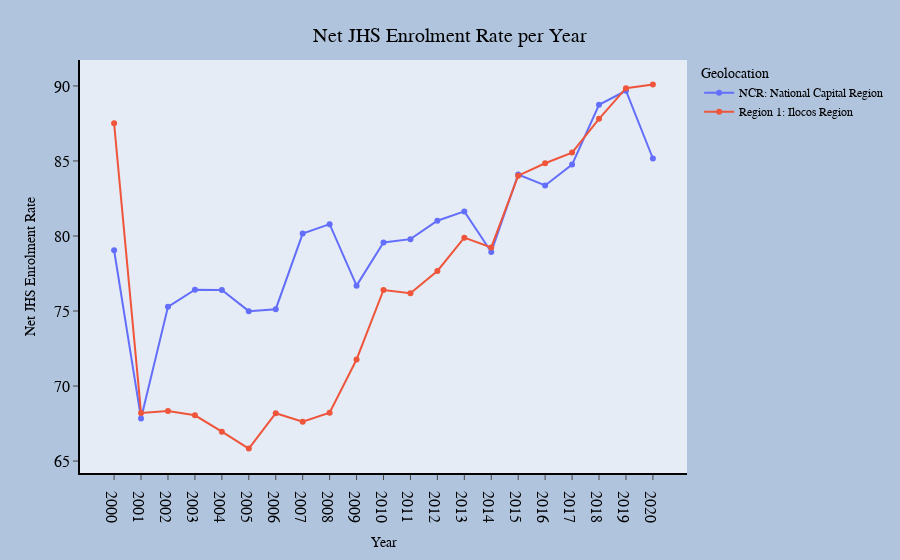
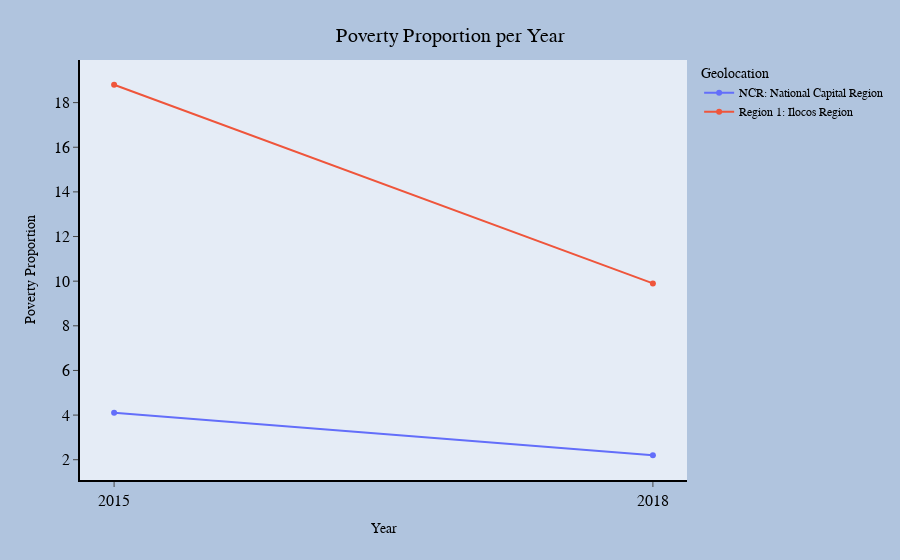

Notebook source saved alongside these figures, in order:
### Code cell
for indicator in indicators_selected:
    label = " ".join (indicator.split (' ') [1 : ])
    df_visualization = two_region [['Geolocation', 'Year', indicator]]
    df_visualization = df_visualization.dropna ()
    
    x_axis_values = df_visualization ['Year'].unique ()
    
    fig = px.line(df_visualization, x='Year', y = indicator, markers=True,
             labels={indicator: label}, color = 'Geolocation') 
    title = " ".join (indicator.split (' ') [1 : ]) + ' per Year'
    fig = line_update_layout (title, label)
    fig.update_xaxes(type='category')
    
    fig.show ()

### Figure 1 — Plotly figure (JSON) as saved in the notebook; plotly's stock layout.template omitted (floating-point values rounded to 4 significant figures)
{"data": [{"hovertemplate": "Geolocation=NCR: National Capital Region<br>Year=%{x}<br>Net JHS Enrolment Rate=%{y}<extra></extra>", "legendgroup": "NCR: National Capital Region", "line": {"color": "#636efa", "dash": "solid"}, "marker": {"symbol": "circle"}, "mode": "lines+markers", "name": "NCR: National Capital Region", "orientation": "v", "showlegend": true, "type": "scatter", "x": [2000, 2001, 2002, 2003, 2004, 2005, 2006, 2007, 2008, 2009, 2010, 2011, 2012, 2013, 2014, 2015, 2016, 2017, 2018, 2019, 2020], "xaxis": "x", "y": [79.05, 67.84, 75.28, 76.42, 76.4, 74.99, 75.12, 80.16, 80.79, 76.69, 79.57, 79.79, 81.02, 81.64, 78.93, 84.1, 83.37, 84.76, 88.74, 89.68, 85.16], "yaxis": "y"}, {"hovertemplate": "Geolocation=Region 1: Ilocos Region<br>Year=%{x}<br>Net JHS Enrolment Rate=%{y}<extra></extra>", "legendgroup": "Region 1: Ilocos Region", "line": {"color": "#EF553B", "dash": "solid"}, "marker": {"symbol": "circle"}, "mode": "lines+markers", "name": "Region 1: Ilocos Region", "orientation": "v", "showlegend": true, "type": "scatter", "x": [2000, 2001, 2002, 2003, 2004, 2005, 2006, 2007, 2008, 2009, 2010, 2011, 2012, 2013, 2014, 2015, 2016, 2017, 2018, 2019, 2020], "xaxis": "x", "y": [87.51, 68.21, 68.33, 68.05, 66.96, 65.83, 68.19, 67.62, 68.22, 71.77, 76.4, 76.19, 77.67, 79.89, 79.24, 84.02, 84.85, 85.56, 87.81, 89.85, 90.1], "yaxis": "y"}], "layout": {"autosize": true, "font": {"color": "#000000", "family": "Cambria"}, "hovermode": "x unified", "legend": {"title": {"text": "Geolocation"}, "tracegroupgap": 0}, "margin": {"t": 60}, "paper_bgcolor": "LightSteelBlue", "plot_bgcolor": "light gray", "showlegend": true, "title": {"font": {"color": "#000000", "family": "Cambria", "size": 20}, "text": "Net JHS Enrolment Rate per Year", "x": 0.5, "y": 0.95}, "xaxis": {"anchor": "y", "domain": [0, 1], "linecolor": "#000000", "linewidth": 2, "showgrid": false, "showline": true, "showticklabels": true, "tickfont": {"color": "#000000", "family": "Cambria", "size": 16}, "ticks": "outside", "title": {"text": "Year"}, "type": "category"}, "yaxis": {"anchor": "x", "domain": [0, 1], "linecolor": "#000000", "linewidth": 2, "showgrid": false, "showline": true, "showticklabels": true, "tickfont": {"color": "#000000", "family": "Cambria", "size": 16}, "ticks": "outside", "title": {"text": "Net JHS Enrolment Rate"}}}}

### Figure 2 — Plotly figure (JSON) as saved in the notebook; plotly's stock layout.template omitted (floating-point values rounded to 4 significant figures)
{"data": [{"hovertemplate": "Geolocation=NCR: National Capital Region<br>Year=%{x}<br>Poverty Proportion=%{y}<extra></extra>", "legendgroup": "NCR: National Capital Region", "line": {"color": "#636efa", "dash": "solid"}, "marker": {"symbol": "circle"}, "mode": "lines+markers", "name": "NCR: National Capital Region", "orientation": "v", "showlegend": true, "type": "scatter", "x": [2015, 2018], "xaxis": "x", "y": [4.1, 2.2], "yaxis": "y"}, {"hovertemplate": "Geolocation=Region 1: Ilocos Region<br>Year=%{x}<br>Poverty Proportion=%{y}<extra></extra>", "legendgroup": "Region 1: Ilocos Region", "line": {"color": "#EF553B", "dash": "solid"}, "marker": {"symbol": "circle"}, "mode": "lines+markers", "name": "Region 1: Ilocos Region", "orientation": "v", "showlegend": true, "type": "scatter", "x": [2015, 2018], "xaxis": "x", "y": [18.8, 9.9], "yaxis": "y"}], "layout": {"autosize": true, "font": {"color": "#000000", "family": "Cambria"}, "hovermode": "x unified", "legend": {"title": {"text": "Geolocation"}, "tracegroupgap": 0}, "margin": {"t": 60}, "paper_bgcolor": "LightSteelBlue", "plot_bgcolor": "light gray", "showlegend": true, "title": {"font": {"color": "#000000", "family": "Cambria", "size": 20}, "text": "Poverty Proportion per Year", "x": 0.5, "y": 0.95}, "xaxis": {"anchor": "y", "domain": [0, 1], "linecolor": "#000000", "linewidth": 2, "showgrid": false, "showline": true, "showticklabels": true, "tickfont": {"color": "#000000", "family": "Cambria", "size": 16}, "ticks": "outside", "title": {"text": "Year"}, "type": "category"}, "yaxis": {"anchor": "x", "domain": [0, 1], "linecolor": "#000000", "linewidth": 2, "showgrid": false, "showline": true, "showticklabels": true, "tickfont": {"color": "#000000", "family": "Cambria", "size": 16}, "ticks": "outside", "title": {"text": "Poverty Proportion"}}}}
